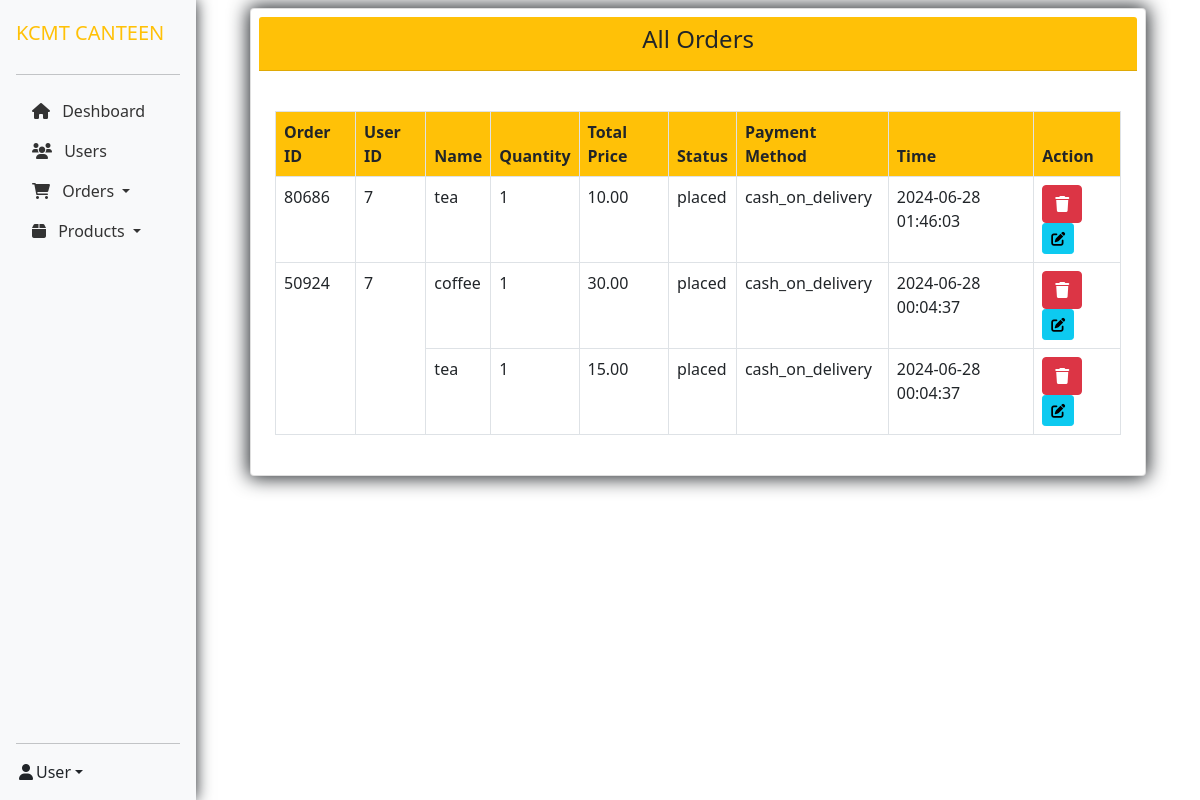
The app's page /admin/all_orders.php (signed in) with its own data.
### tables this page shows
CREATE TABLE `users_orders` (
  `o_id` int(222) NOT NULL,
  `u_id` int(222) NOT NULL,
  `o_num` int(11) NOT NULL,
  `name` varchar(222) NOT NULL,
  `quantity` int(222) NOT NULL,
  `price` decimal(10,2) NOT NULL,
  `status` varchar(222) DEFAULT NULL,
  `date` timestamp NOT NULL DEFAULT current_timestamp() ON UPDATE current_timestamp(),
  `payment_method` varchar(200) NOT NULL
);

### admin/all_orders.php (the view, shortened to what this page needs)
<!DOCTYPE html>
<html lang="en">
<?php
include("../connection/connect.php");
if (empty($_SESSION["adm_id"])) {
    header('location:index.php');
    exit();
} else {
    ?>
    <head>
        <link rel="stylesheet" href="https://cdnjs.cloudflare.com/ajax/libs/font-awesome/6.0.0/css/all.min.css">
        <link href="https://cdn.jsdelivr.net/npm/bootstrap@5.0.2/dist/css/bootstrap.min.css" rel="stylesheet"
>
    </head>
    <body>
        <div id="main-wrapper">
            <div class="d-flex">
                <?php include('include/sidebar.php'); ?>
                <div class="container-fluid">
                    <div class="row">
                        <div class="col-11 m-auto my-2">
                            <div class="col-lg-12">
                                <div class="card p-2">
                                    <div class="card-header bg-warning mb-4">
                                        <h4 class="m-b-0 text-dark text-center">All Orders</h4>
                                    </div>
                                    <div class="card-body">
                                        <?php
                                        $user_orders_query = mysqli_query($db, "SELECT * FROM `users_orders` ORDER BY date DESC");
                                        if (mysqli_num_rows($user_orders_query) > 0) {
                                            $orders = [];
                                            while ($row = mysqli_fetch_assoc($user_orders_query)) {
                                                $orders[$row['o_id']][] = $row;
                                            }
                                            ?>
                                            <table class="table table-bordered">
                                                <thead class="bg-warning">
                                                    <tr>
                                                        <th>Order ID</th>
                                                        <th>User ID</th>
                                                        <th>Name</th>
                                                        <th>Quantity</th>
                                                        <th>Total Price</th>
                                                        <th>Status</th>
                                                        <th>Payment Method</th>
                                                        <th>Time</th>
                                                        <th>Action</th>
                                                    </tr>
                                                </thead>
                                                <tbody>
                                                    <?php
                                                    foreach ($orders as $o_id => $order_items) {
                                                        $rowspan = count($order_items);
                                                        $first = true;
                                                        foreach ($order_items as $item) {
                                                            echo "<tr>";
                                                            if ($first) {
                                                                echo "<td rowspan='$rowspan'>" . htmlspecialchars($item['o_id']) . "</td>";
                                                                echo "<td rowspan='$rowspan'>" . htmlspecialchars($item['u_id']) . "</td>";
                                                                $first = false;
                                                            }
                                                            echo '<td>' . htmlspecialchars($item['name']) . '</td>
                                                            <td>' . htmlspecialchars($item['quantity']) . '</td>
                                                            <td>' . htmlspecialchars($item['price']) . '</td>
                                                            <td>' . htmlspecialchars($item['status']) . '</td>
                                                            <td>' . htmlspecialchars($item['payment_method']) . '</td>
                                                            <td>' . htmlspecialchars($item['date']) . '</td>
                                                            <td>
                                                                <a href="delete_orders.php?order_del=' . htmlspecialchars($item['o_num']) . '" class="btn btn-danger btn-flat btn-addon btn-xs m-b-10"><i class="fa fa-trash" style="font-size:16px"></i></a>
                                                                <a href="view_order.php?order_upd=' . htmlspecialchars($item['u_id']) . '&o_num=' . htmlspecialchars($item['o_num']) . '" class="btn btn-info btn-flat btn-addon btn-sm m-b-10 m-l-5"><i class="fa fa-edit"></i></a>
                                                            </td></tr>';
                                                        }
                                                    }
                                                    ?>
                                                </tbody>
                                            </table>
                                            <?php
                                        } else {
                                            ?>
                                            <div class="alert alert-info" role="alert">
                                                <strong>No orders found!</strong> You haven't placed any orders yet.
                                            </div>
                                            <?php
                                        }
                                        ?>
                                    </div>
                                </div>
                            </div>
                        </div>
                    </div>
                </div>
            </div>
        </div>
    </body>
    </html>
    <?php
}
?>

### admin/include/sidebar.php (style rules this page uses)
.card { box-shadow: 0px 0px 19px 2px; }

### records on screen
users_orders: o "80686", u "7", name "tea", quantity "1", price "10.00", status "placed", payment_method "cash_on_delivery", date "2024-06-28 01:46:03"
users_orders: o "50924", u "7", name "coffee", quantity "1", price "30.00", status "placed", payment_method "cash_on_delivery", date "2024-06-28 00:04:37"
users_orders: name "tea", quantity "1", price "15.00", status "placed", payment_method "cash_on_delivery", date "2024-06-28 00:04:37"
